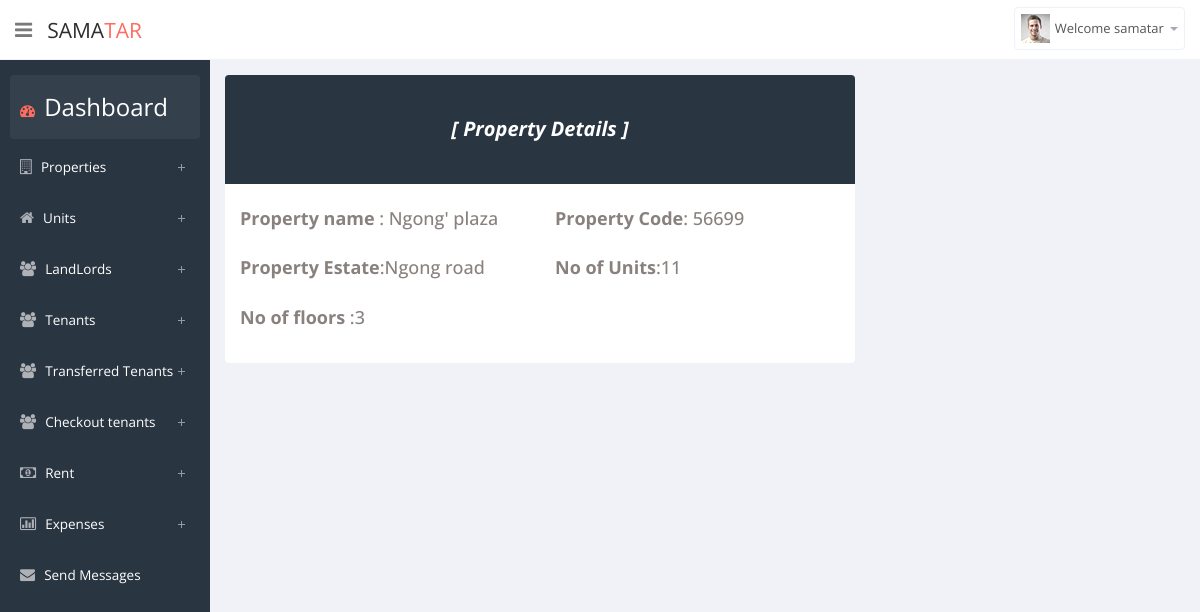
The page /property/7/ (signed in) on the database its author committed.
### property/models.py (models this page shows, shortened)
class Property(models.Model):
    date_added = models.DateField(auto_now_add=True, null=True)
    name = models.CharField(max_length=300, unique=True)
    code = models.CharField(max_length=300, unique=True)
    estate = models.CharField(max_length=300)
    number_of_units = models.PositiveIntegerField(default=1, validators=[MinValueValidator(1)])
    number_of_floors =models.PositiveIntegerField(default=1, validators=[MinValueValidator(1)])

### property/views.py (the view)
# urls.py: path('property/<int:pk>/', views.PropertyDetail.as_view(), name='property_detail'),
class PropertyDetail(generic.DetailView):
    model = Property
    template_name = 'property/property_detail.html'

### property/templates/property/property_detail.html
{% extends 'property/base.html' %}
{% load static %}
{% block body %}
<div>
              <div class="row">
                <div class="col-md-8">
                    <section class="panel">
                        <div class="bio-graph-heading project-heading " style="background-color: #2a3542">
                            <strong> [  Property Details ] </strong>
                        </div>
                        <div class="panel-body bio-graph-info">
                            <div class="row p-details">
                                <div class="bio-row">
                                    <h4><span class="bold">Property name </span>: {{ property.name }}</h4>
                                </div>
                                <div class="bio-row">
                                    <h4><span class="bold">Property Code</span>: {{ property.code }}</h4>
                                </div>
                                <div class="bio-row">
                                    <h4><span class="bold">Property Estate</span>:{{ property.estate }}</h4>
                                </div>
                                <div class="bio-row">
                                    <h4><span class="bold">No of Units</span>:{{property.number_of_units}} </h4>
                                </div>
                                <div class="bio-row">
                                    <h4><span class="bold">No of floors </span>:{{property.number_of_floors}} </h4>
                                </div>
                                 </div>
                             </div>
                           </section>
                         </div>
                       </div>
                  </div>
            {% endblock %}

### property/templates/property/base.html (shortened to what this page needs)
<!DOCTYPE html>
<html lang="en">
{% load static %}
{% load bootstrap4 %}
<head>
    <link href="{% static 'property/css/bootstrap.min.css' %}" rel="stylesheet">
    <link href="{% static 'property/css/bootstrap-reset.css' %}" rel="stylesheet">
    <link href="{% static 'property/assets/font-awesome/css/font-awesome.css' %}" rel="stylesheet"/>
    <link href="{% static 'property/assets/jquery-easy-pie-chart/jquery.easy-pie-chart.css' %}" rel="stylesheet"
          type="text/css" media="screen"/>
    <link rel="stylesheet" href="{% static 'property/css/owl.carousel.css' %}" type="text/css">
    <link href="{% static 'property/css/slidebars.css' %}" rel="stylesheet">
    <link href="{% static 'property/css/style.css' %}" rel="stylesheet">
    <link href="{% static 'property/css/style-responsive.css' %}" rel="stylesheet"/>
</head>
<body>
<section id="container">
    <header class="header white-bg">
        <div class="sidebar-toggle-box">
            <div class="fa fa-bars tooltips" data-placement="right" data-original-title="Toggle Navigation"></div>
        </div>
        <a href="{% url 'property:home' %}" class="logo">Sama<span>Tar</span></a>
        <div class="top-nav ">
            <ul class="nav pull-right top-menu">
                {% if user.is_authenticated %}
                <li class="dropdown">
                    <a data-toggle="dropdown" class="dropdown-toggle" href="#">
                        <img alt="" src="img/avatar1_small.jpg">
                        <span class="username"> Welcome {{ user.username }}</span>
                        <b class="caret"></b>
                    </a>
                </li>
                {% endif %}
            </ul>
        </div>
    </header>
    <aside>
        <div id="sidebar" class="nav-collapse">
            <ul class="sidebar-menu" id="nav-accordion">
                <li>
                    <a class="active" href="{% url 'property:home' %}">
                        <i class="fa fa-dashboard"></i>
                        <span style="color:white; font-size:24px">Dashboard</span>
                    </a>
                </li>
                <li class="sub-menu">
                    <a href="javascript:;">
                        <i class="fa fa-building-o"></i>
                        <span class="dash-color">Properties</span>
                    </a>
                </li>
                <li class="sub-menu">
                    <a href="javascript:;">
                        <i class="fa fa-home"></i>
                        <span class="dash-color">Units</span>
                    </a>
                </li>
                <li class="sub-menu">
                    <a href="javascript:;">
                        <i class="fa fa-users"></i>
                        <span class="dash-color">LandLords</span>
                    </a>
                </li>
                <li class="sub-menu">
                    <a href="javascript:;">
                        <i class="fa fa-users"></i>
                        <span class="dash-color">Tenants</span>
                    </a>
                </li>
                <li class="sub-menu">
                    <a href="javascript:;">
                        <i class="fa fa-users"></i>
                        <span class="dash-color">Transferred Tenants</span>
                    </a>
                </li>
                <li class="sub-menu">
                    <a href="javascript:;">
                        <i class=" fa fa-users"></i>
                        <span class="dash-color">Checkout tenants</span>
                    </a>
                </li>
                <li class="sub-menu">
                    <a href="javascript:;">
                        <i class=" fa fa-money"></i>
                        <span class="dash-color">Rent</span>
                    </a>
                </li>
                <li class="sub-menu">
                    <a href="javascript:;">
                        <i class="fa fa-bar-chart-o"></i>
                        <span class="dash-color">Expenses</span>
                    </a>
                </li>
                <li class="sub-menu">
                    <a href="#tab-display-sms" role="tab" data-toggle="tab">
                        <i class="fa fa-envelope"></i>
                        <span class="dash-color">Send Messages</span>
                    </a>
                </li>
            </ul>
        </div>
    </aside>
    <section id="main-content">
        <section class="wrapper site-min-height">
            {% block body %}
            {% endblock %}
        </section>
    </section>
</section>
<link rel="stylesheet" type="text/css"
      href="https://cdn.datatables.net/v/dt/jszip-2.5.0/dt-1.10.18/af-2.3.0/b-1.5.2/b-colvis-1.5.2/b-flash-1.5.2/b-html5-1.5.2/b-print-1.5.2/cr-1.5.0/fh-3.1.4/r-2.2.2/datatables.min.css"/>
</body>
</html>

### rows shown on the page
Property: name "Ngong' plaza", code "56699", estate "Ngong road", number_of_units "11", number_of_floors "3"

### other values the page prints
{{ user.username }} "samatar"
